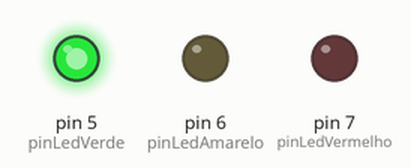
Recording of a sketch running on a simulated Arduino Uno, built with avr-gcc and run on an emulated ATmega328P. Shown: output pins drawn as LEDs (lit = HIGH).

Above: at 1.0 s.
At 2.3 s:
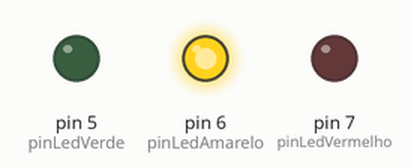
At 3.7 s:
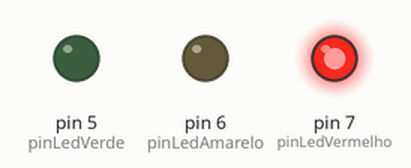
Timing chart, 0 to 6.2 s (numbered marks = the images above):
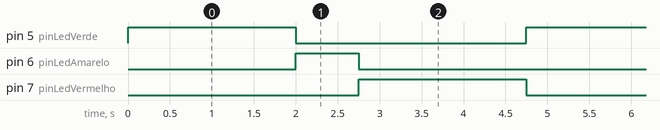

The sketch:

Semaforo.ino
```cpp
const int pinLedVermelho = 7;
const int pinLedAmarelo = 6;
const int pinLedVerde = 5;
char cor = 'r';

const int delayNormal = 2000;
const int delayAmarelo = 750;

void setup() {
  pinMode(pinLedVermelho, OUTPUT);
  pinMode(pinLedAmarelo, OUTPUT);
  pinMode(pinLedVerde, OUTPUT);

}

void loop() {
  digitalWrite(pinLedVermelho, LOW);
  digitalWrite(pinLedAmarelo, LOW);
  digitalWrite(pinLedVerde, LOW);

  switch (cor) {
    case 'r': // Red - Vermelho
      digitalWrite(pinLedVerde, HIGH);
      cor = 'g';
      delay(delayNormal);
    break;

    case 'g':
      digitalWrite(pinLedAmarelo, HIGH);
      cor = 'y';
      delay(delayAmarelo);
    break;

    case 'y':
      digitalWrite(pinLedVermelho, HIGH);
      cor = 'r';
      delay(delayNormal);
    break;

  }
}
```

Measured:
- by itself, pin 5 (pinLedVerde), pin 7 (pinLedVermelho): alternates HIGH for 2.0 s and LOW for 2.8 s
- by itself, pin 6 (pinLedAmarelo): alternates HIGH for 0.75 s and LOW for 4.0 s
- by itself, everything shown: repeats every 4.8 s, in 3 steps
